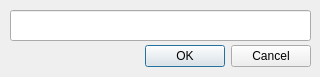
<?xml version="1.0" encoding="UTF-8"?>
<ui version="4.0">
 <class>validation</class>
 <widget class="QDialog" name="validation">
  <property name="windowModality">
   <enum>Qt::ApplicationModal</enum>
  </property>
  <property name="geometry">
   <rect>
    <x>0</x>
    <y>0</y>
    <width>320</width>
    <height>77</height>
   </rect>
  </property>
  <property name="minimumSize">
   <size>
    <width>320</width>
    <height>0</height>
   </size>
  </property>
  <property name="maximumSize">
   <size>
    <width>320</width>
    <height>77</height>
   </size>
  </property>
  <property name="windowTitle">
   <string>input validation ID</string>
  </property>
  <widget class="QDialogButtonBox" name="buttonBox">
   <property name="geometry">
    <rect>
     <x>10</x>
     <y>40</y>
     <width>301</width>
     <height>32</height>
    </rect>
   </property>
   <property name="orientation">
    <enum>Qt::Horizontal</enum>
   </property>
   <property name="standardButtons">
    <set>QDialogButtonBox::Cancel|QDialogButtonBox::Ok</set>
   </property>
  </widget>
  <widget class="QLineEdit" name="idbox">
   <property name="geometry">
    <rect>
     <x>10</x>
     <y>10</y>
     <width>301</width>
     <height>31</height>
    </rect>
   </property>
  </widget>
 </widget>
 <tabstops>
  <tabstop>idbox</tabstop>
  <tabstop>buttonBox</tabstop>
 </tabstops>
 <resources/>
 <connections>
  <connection>
   <sender>buttonBox</sender>
   <signal>accepted()</signal>
   <receiver>validation</receiver>
   <slot>accept()</slot>
   <hints>
    <hint type="sourcelabel">
     <x>248</x>
     <y>254</y>
    </hint>
    <hint type="destinationlabel">
     <x>157</x>
     <y>274</y>
    </hint>
   </hints>
  </connection>
  <connection>
   <sender>buttonBox</sender>
   <signal>rejected()</signal>
   <receiver>validation</receiver>
   <slot>reject()</slot>
   <hints>
    <hint type="sourcelabel">
     <x>316</x>
     <y>260</y>
    </hint>
    <hint type="destinationlabel">
     <x>286</x>
     <y>274</y>
    </hint>
   </hints>
  </connection>
 </connections>
</ui>
